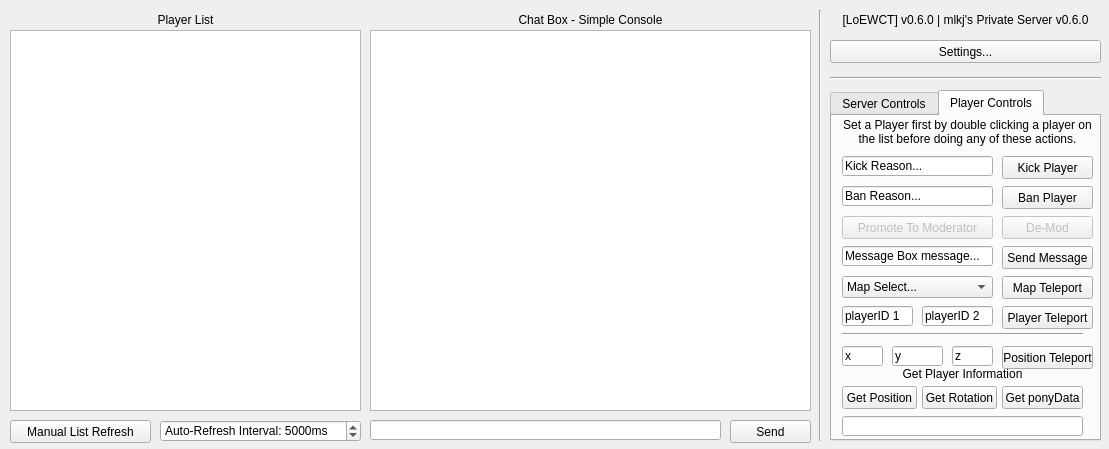
<?xml version="1.0" encoding="UTF-8"?>
<ui version="4.0">
 <class>chat_widget</class>
 <widget class="QWidget" name="chat_widget">
  <property name="geometry">
   <rect>
    <x>0</x>
    <y>0</y>
    <width>1109</width>
    <height>449</height>
   </rect>
  </property>
  <property name="sizePolicy">
   <sizepolicy hsizetype="Preferred" vsizetype="Preferred">
    <horstretch>0</horstretch>
    <verstretch>0</verstretch>
   </sizepolicy>
  </property>
  <property name="minimumSize">
   <size>
    <width>821</width>
    <height>4</height>
   </size>
  </property>
  <property name="maximumSize">
   <size>
    <width>16777215</width>
    <height>16777215</height>
   </size>
  </property>
  <property name="acceptDrops">
   <bool>true</bool>
  </property>
  <property name="windowTitle">
   <string> [LoEWCT] Control Panel v0.5 LEGACY</string>
  </property>
  <property name="windowIcon">
   <iconset resource="resources.qrc">
    <normaloff>:/winIcons/announcement.ico</normaloff>:/winIcons/announcement.ico</iconset>
  </property>
  <widget class="QLabel" name="label">
   <property name="geometry">
    <rect>
     <x>370</x>
     <y>10</y>
     <width>441</width>
     <height>20</height>
    </rect>
   </property>
   <property name="sizePolicy">
    <sizepolicy hsizetype="MinimumExpanding" vsizetype="MinimumExpanding">
     <horstretch>0</horstretch>
     <verstretch>0</verstretch>
    </sizepolicy>
   </property>
   <property name="text">
    <string>Chat Box - Simple Console</string>
   </property>
   <property name="alignment">
    <set>Qt::AlignCenter</set>
   </property>
  </widget>
  <widget class="QPlainTextEdit" name="chatLog">
   <property name="geometry">
    <rect>
     <x>370</x>
     <y>30</y>
     <width>441</width>
     <height>381</height>
    </rect>
   </property>
   <property name="sizePolicy">
    <sizepolicy hsizetype="Expanding" vsizetype="Expanding">
     <horstretch>0</horstretch>
     <verstretch>0</verstretch>
    </sizepolicy>
   </property>
   <property name="font">
    <font>
     <family>Celestia Redux</family>
     <pointsize>12</pointsize>
    </font>
   </property>
   <property name="tabChangesFocus">
    <bool>false</bool>
   </property>
   <property name="readOnly">
    <bool>true</bool>
   </property>
   <property name="plainText">
    <string/>
   </property>
   <property name="overwriteMode">
    <bool>false</bool>
   </property>
  </widget>
  <widget class="QLabel" name="label_2">
   <property name="geometry">
    <rect>
     <x>10</x>
     <y>10</y>
     <width>351</width>
     <height>20</height>
    </rect>
   </property>
   <property name="sizePolicy">
    <sizepolicy hsizetype="MinimumExpanding" vsizetype="MinimumExpanding">
     <horstretch>0</horstretch>
     <verstretch>0</verstretch>
    </sizepolicy>
   </property>
   <property name="text">
    <string>Player List</string>
   </property>
   <property name="alignment">
    <set>Qt::AlignCenter</set>
   </property>
  </widget>
  <widget class="QListWidget" name="playerList">
   <property name="geometry">
    <rect>
     <x>10</x>
     <y>30</y>
     <width>351</width>
     <height>381</height>
    </rect>
   </property>
   <property name="styleSheet">
    <string notr="true">color: qlineargradient(spread:pad, x1:0, y1:0, x2:1, y2:0, stop:0 rgba(255, 0, 0, 255), stop:0.166 rgba(255, 255, 0, 255), stop:0.333 rgba(0, 255, 0, 255), stop:0.5 rgba(0, 255, 255, 255), stop:0.666 rgba(0, 0, 255, 255), stop:0.833 rgba(255, 0, 255, 255), stop:1 rgba(255, 0, 0, 255));</string>
   </property>
  </widget>
  <widget class="QPushButton" name="pushButton_2">
   <property name="geometry">
    <rect>
     <x>830</x>
     <y>40</y>
     <width>271</width>
     <height>23</height>
    </rect>
   </property>
   <property name="text">
    <string>Settings...</string>
   </property>
   <property name="icon">
    <iconset resource="resources.qrc">
     <normaloff>:/btnIcons/icons/wrench_orange.png</normaloff>:/btnIcons/icons/wrench_orange.png</iconset>
   </property>
  </widget>
  <widget class="QLabel" name="label_5">
   <property name="geometry">
    <rect>
     <x>830</x>
     <y>10</y>
     <width>271</width>
     <height>20</height>
    </rect>
   </property>
   <property name="text">
    <string>[LoEWCT] v0.6.0 | mlkj's Private Server v0.6.0</string>
   </property>
   <property name="alignment">
    <set>Qt::AlignCenter</set>
   </property>
  </widget>
  <widget class="QPushButton" name="pushButton">
   <property name="geometry">
    <rect>
     <x>10</x>
     <y>420</y>
     <width>141</width>
     <height>23</height>
    </rect>
   </property>
   <property name="text">
    <string>Manual List Refresh</string>
   </property>
   <property name="icon">
    <iconset resource="resources.qrc">
     <normaloff>:/btnIcons/icons/arrow_refresh.png</normaloff>:/btnIcons/icons/arrow_refresh.png</iconset>
   </property>
  </widget>
  <widget class="Line" name="line">
   <property name="geometry">
    <rect>
     <x>810</x>
     <y>10</y>
     <width>20</width>
     <height>431</height>
    </rect>
   </property>
   <property name="orientation">
    <enum>Qt::Vertical</enum>
   </property>
  </widget>
  <widget class="Line" name="line_2">
   <property name="geometry">
    <rect>
     <x>830</x>
     <y>70</y>
     <width>271</width>
     <height>16</height>
    </rect>
   </property>
   <property name="orientation">
    <enum>Qt::Horizontal</enum>
   </property>
  </widget>
  <widget class="QTabWidget" name="tabWidget">
   <property name="geometry">
    <rect>
     <x>830</x>
     <y>90</y>
     <width>271</width>
     <height>351</height>
    </rect>
   </property>
   <property name="currentIndex">
    <number>1</number>
   </property>
   <widget class="QWidget" name="tab">
    <attribute name="icon">
     <iconset resource="resources.qrc">
      <normaloff>:/btnIcons/icons/server.png</normaloff>:/btnIcons/icons/server.png</iconset>
    </attribute>
    <attribute name="title">
     <string>Server Controls</string>
    </attribute>
    <widget class="QPushButton" name="pushButton_3">
     <property name="enabled">
      <bool>false</bool>
     </property>
     <property name="geometry">
      <rect>
       <x>10</x>
       <y>10</y>
       <width>241</width>
       <height>23</height>
      </rect>
     </property>
     <property name="text">
      <string>Start Server</string>
     </property>
     <property name="icon">
      <iconset resource="resources.qrc">
       <normaloff>:/btnIcons/icons/lightning.png</normaloff>:/btnIcons/icons/lightning.png</iconset>
     </property>
     <property name="flat">
      <bool>false</bool>
     </property>
    </widget>
    <widget class="QPushButton" name="pushButton_4">
     <property name="geometry">
      <rect>
       <x>10</x>
       <y>40</y>
       <width>121</width>
       <height>23</height>
      </rect>
     </property>
     <property name="text">
      <string>Restart Server</string>
     </property>
     <property name="icon">
      <iconset resource="resources.qrc">
       <normaloff>:/btnIcons/icons/arrow_refresh_small.png</normaloff>:/btnIcons/icons/arrow_refresh_small.png</iconset>
     </property>
    </widget>
    <widget class="QPushButton" name="pushButton_5">
     <property name="geometry">
      <rect>
       <x>140</x>
       <y>40</y>
       <width>111</width>
       <height>23</height>
      </rect>
     </property>
     <property name="text">
      <string>Stop Server</string>
     </property>
     <property name="icon">
      <iconset resource="resources.qrc">
       <normaloff>:/btnIcons/icons/cancel.png</normaloff>:/btnIcons/icons/cancel.png</iconset>
     </property>
    </widget>
    <widget class="QPushButton" name="chatClrBtn">
     <property name="geometry">
      <rect>
       <x>10</x>
       <y>90</y>
       <width>241</width>
       <height>23</height>
      </rect>
     </property>
     <property name="text">
      <string>Clear Chat Log</string>
     </property>
     <property name="icon">
      <iconset resource="resources.qrc">
       <normaloff>:/btnIcons/icons/bin.png</normaloff>:/btnIcons/icons/bin.png</iconset>
     </property>
    </widget>
    <widget class="Line" name="line_4">
     <property name="geometry">
      <rect>
       <x>10</x>
       <y>70</y>
       <width>241</width>
       <height>16</height>
      </rect>
     </property>
     <property name="orientation">
      <enum>Qt::Horizontal</enum>
     </property>
    </widget>
   </widget>
   <widget class="QWidget" name="tab_2">
    <attribute name="icon">
     <iconset resource="resources.qrc">
      <normaloff>:/btnIcons/icons/group.png</normaloff>:/btnIcons/icons/group.png</iconset>
    </attribute>
    <attribute name="title">
     <string>Player Controls</string>
    </attribute>
    <widget class="QPushButton" name="kickPlyrBtn">
     <property name="geometry">
      <rect>
       <x>170</x>
       <y>40</y>
       <width>91</width>
       <height>23</height>
      </rect>
     </property>
     <property name="text">
      <string>Kick Player</string>
     </property>
    </widget>
    <widget class="QLineEdit" name="kickReason">
     <property name="geometry">
      <rect>
       <x>10</x>
       <y>40</y>
       <width>151</width>
       <height>20</height>
      </rect>
     </property>
     <property name="text">
      <string>Kick Reason...</string>
     </property>
    </widget>
    <widget class="QLabel" name="label_3">
     <property name="geometry">
      <rect>
       <x>10</x>
       <y>0</y>
       <width>251</width>
       <height>31</height>
      </rect>
     </property>
     <property name="text">
      <string>Set a Player first by double clicking a player on
the list before doing any of these actions.</string>
     </property>
     <property name="alignment">
      <set>Qt::AlignCenter</set>
     </property>
    </widget>
    <widget class="QPushButton" name="sendBoxMsgBtn">
     <property name="geometry">
      <rect>
       <x>170</x>
       <y>130</y>
       <width>91</width>
       <height>23</height>
      </rect>
     </property>
     <property name="text">
      <string>Send Message</string>
     </property>
    </widget>
    <widget class="QLineEdit" name="msgBox">
     <property name="geometry">
      <rect>
       <x>10</x>
       <y>130</y>
       <width>151</width>
       <height>20</height>
      </rect>
     </property>
     <property name="text">
      <string>Message Box message...</string>
     </property>
    </widget>
    <widget class="QPushButton" name="getPosBtn">
     <property name="geometry">
      <rect>
       <x>10</x>
       <y>270</y>
       <width>75</width>
       <height>23</height>
      </rect>
     </property>
     <property name="text">
      <string>Get Position</string>
     </property>
    </widget>
    <widget class="QPushButton" name="getRotBtn">
     <property name="geometry">
      <rect>
       <x>90</x>
       <y>270</y>
       <width>75</width>
       <height>23</height>
      </rect>
     </property>
     <property name="text">
      <string>Get Rotation</string>
     </property>
    </widget>
    <widget class="QPushButton" name="getPDBtn">
     <property name="geometry">
      <rect>
       <x>170</x>
       <y>270</y>
       <width>81</width>
       <height>23</height>
      </rect>
     </property>
     <property name="text">
      <string>Get ponyData</string>
     </property>
    </widget>
    <widget class="QLineEdit" name="plyrInfoBox">
     <property name="geometry">
      <rect>
       <x>10</x>
       <y>300</y>
       <width>241</width>
       <height>20</height>
      </rect>
     </property>
     <property name="readOnly">
      <bool>true</bool>
     </property>
    </widget>
    <widget class="Line" name="line_3">
     <property name="geometry">
      <rect>
       <x>10</x>
       <y>210</y>
       <width>241</width>
       <height>16</height>
      </rect>
     </property>
     <property name="orientation">
      <enum>Qt::Horizontal</enum>
     </property>
    </widget>
    <widget class="QLabel" name="label_4">
     <property name="geometry">
      <rect>
       <x>10</x>
       <y>250</y>
       <width>241</width>
       <height>16</height>
      </rect>
     </property>
     <property name="text">
      <string>Get Player Information</string>
     </property>
     <property name="alignment">
      <set>Qt::AlignCenter</set>
     </property>
    </widget>
    <widget class="QComboBox" name="mapSelect">
     <property name="geometry">
      <rect>
       <x>10</x>
       <y>160</y>
       <width>151</width>
       <height>22</height>
      </rect>
     </property>
     <item>
      <property name="text">
       <string>Map Select...</string>
      </property>
     </item>
     <item>
      <property name="text">
       <string>ponyville</string>
      </property>
     </item>
     <item>
      <property name="text">
       <string>canterlot</string>
      </property>
     </item>
     <item>
      <property name="text">
       <string>cloudsdale</string>
      </property>
     </item>
     <item>
      <property name="text">
       <string>sweetappleacres</string>
      </property>
     </item>
     <item>
      <property name="text">
       <string>gemmines</string>
      </property>
     </item>
     <item>
      <property name="text">
       <string>ponyville library 1st floor</string>
      </property>
     </item>
     <item>
      <property name="text">
       <string>ponyville library 2nd floor</string>
      </property>
     </item>
     <item>
      <property name="text">
       <string>sugarcubecorner</string>
      </property>
     </item>
     <item>
      <property name="text">
       <string>raritysboutique</string>
      </property>
     </item>
     <item>
      <property name="text">
       <string>everfree3</string>
      </property>
     </item>
     <item>
      <property name="text">
       <string>everfree1</string>
      </property>
     </item>
     <item>
      <property name="text">
       <string>zecoras</string>
      </property>
     </item>
     <item>
      <property name="text">
       <string>appaloosa</string>
      </property>
     </item>
     <item>
      <property name="text">
       <string>cottage</string>
      </property>
     </item>
     <item>
      <property name="text">
       <string>TM01</string>
      </property>
     </item>
    </widget>
    <widget class="QPushButton" name="moveToMapBtn">
     <property name="geometry">
      <rect>
       <x>170</x>
       <y>160</y>
       <width>91</width>
       <height>23</height>
      </rect>
     </property>
     <property name="text">
      <string>Map Teleport</string>
     </property>
    </widget>
    <widget class="QLineEdit" name="pID1">
     <property name="geometry">
      <rect>
       <x>10</x>
       <y>190</y>
       <width>71</width>
       <height>20</height>
      </rect>
     </property>
     <property name="text">
      <string>playerID 1</string>
     </property>
    </widget>
    <widget class="QLineEdit" name="pID2">
     <property name="geometry">
      <rect>
       <x>90</x>
       <y>190</y>
       <width>71</width>
       <height>20</height>
      </rect>
     </property>
     <property name="text">
      <string>playerID 2</string>
     </property>
    </widget>
    <widget class="QPushButton" name="tpPlyrBtn">
     <property name="geometry">
      <rect>
       <x>170</x>
       <y>190</y>
       <width>91</width>
       <height>23</height>
      </rect>
     </property>
     <property name="text">
      <string>Player Teleport</string>
     </property>
    </widget>
    <widget class="QLineEdit" name="posXbox">
     <property name="geometry">
      <rect>
       <x>10</x>
       <y>230</y>
       <width>41</width>
       <height>20</height>
      </rect>
     </property>
     <property name="text">
      <string>x</string>
     </property>
    </widget>
    <widget class="QLineEdit" name="posYbox">
     <property name="geometry">
      <rect>
       <x>60</x>
       <y>230</y>
       <width>51</width>
       <height>20</height>
      </rect>
     </property>
     <property name="text">
      <string>y</string>
     </property>
    </widget>
    <widget class="QLineEdit" name="posZbox">
     <property name="geometry">
      <rect>
       <x>120</x>
       <y>230</y>
       <width>41</width>
       <height>20</height>
      </rect>
     </property>
     <property name="text">
      <string>z</string>
     </property>
    </widget>
    <widget class="QPushButton" name="posTpBtn">
     <property name="geometry">
      <rect>
       <x>170</x>
       <y>230</y>
       <width>91</width>
       <height>23</height>
      </rect>
     </property>
     <property name="text">
      <string>Position Teleport</string>
     </property>
    </widget>
    <widget class="QLineEdit" name="banreason">
     <property name="geometry">
      <rect>
       <x>10</x>
       <y>70</y>
       <width>151</width>
       <height>20</height>
      </rect>
     </property>
     <property name="text">
      <string>Ban Reason...</string>
     </property>
    </widget>
    <widget class="QPushButton" name="banPlrBtn">
     <property name="geometry">
      <rect>
       <x>170</x>
       <y>70</y>
       <width>91</width>
       <height>23</height>
      </rect>
     </property>
     <property name="text">
      <string>Ban Player</string>
     </property>
    </widget>
    <widget class="QPushButton" name="PromoModBtn">
     <property name="enabled">
      <bool>false</bool>
     </property>
     <property name="geometry">
      <rect>
       <x>10</x>
       <y>100</y>
       <width>151</width>
       <height>23</height>
      </rect>
     </property>
     <property name="text">
      <string>Promote To Moderator</string>
     </property>
     <property name="checkable">
      <bool>false</bool>
     </property>
     <property name="autoDefault">
      <bool>false</bool>
     </property>
     <property name="default">
      <bool>false</bool>
     </property>
     <property name="flat">
      <bool>false</bool>
     </property>
    </widget>
    <widget class="QPushButton" name="undoModBtn">
     <property name="enabled">
      <bool>false</bool>
     </property>
     <property name="geometry">
      <rect>
       <x>170</x>
       <y>100</y>
       <width>91</width>
       <height>23</height>
      </rect>
     </property>
     <property name="text">
      <string>De-Mod</string>
     </property>
    </widget>
   </widget>
  </widget>
  <widget class="QLineEdit" name="chatCmdLine">
   <property name="geometry">
    <rect>
     <x>370</x>
     <y>420</y>
     <width>351</width>
     <height>20</height>
    </rect>
   </property>
  </widget>
  <widget class="QPushButton" name="sendChatCmdLine">
   <property name="geometry">
    <rect>
     <x>730</x>
     <y>420</y>
     <width>81</width>
     <height>23</height>
    </rect>
   </property>
   <property name="text">
    <string>Send</string>
   </property>
  </widget>
  <widget class="QSpinBox" name="spbRefreshInterval">
   <property name="geometry">
    <rect>
     <x>160</x>
     <y>420</y>
     <width>201</width>
     <height>22</height>
    </rect>
   </property>
   <property name="suffix">
    <string>ms</string>
   </property>
   <property name="prefix">
    <string>Auto-Refresh Interval: </string>
   </property>
   <property name="maximum">
    <number>9999999</number>
   </property>
   <property name="value">
    <number>5000</number>
   </property>
  </widget>
  <zorder>label_5</zorder>
  <zorder>label</zorder>
  <zorder>chatLog</zorder>
  <zorder>label_2</zorder>
  <zorder>playerList</zorder>
  <zorder>pushButton_2</zorder>
  <zorder>pushButton</zorder>
  <zorder>line</zorder>
  <zorder>line_2</zorder>
  <zorder>tabWidget</zorder>
  <zorder>chatCmdLine</zorder>
  <zorder>sendChatCmdLine</zorder>
  <zorder>spbRefreshInterval</zorder>
 </widget>
 <resources>
  <include location="resources.qrc"/>
 </resources>
 <connections>
  <connection>
   <sender>chatCmdLine</sender>
   <signal>returnPressed()</signal>
   <receiver>sendChatCmdLine</receiver>
   <slot>click()</slot>
   <hints>
    <hint type="sourcelabel">
     <x>590</x>
     <y>401</y>
    </hint>
    <hint type="destinationlabel">
     <x>762</x>
     <y>398</y>
    </hint>
   </hints>
  </connection>
 </connections>
</ui>
